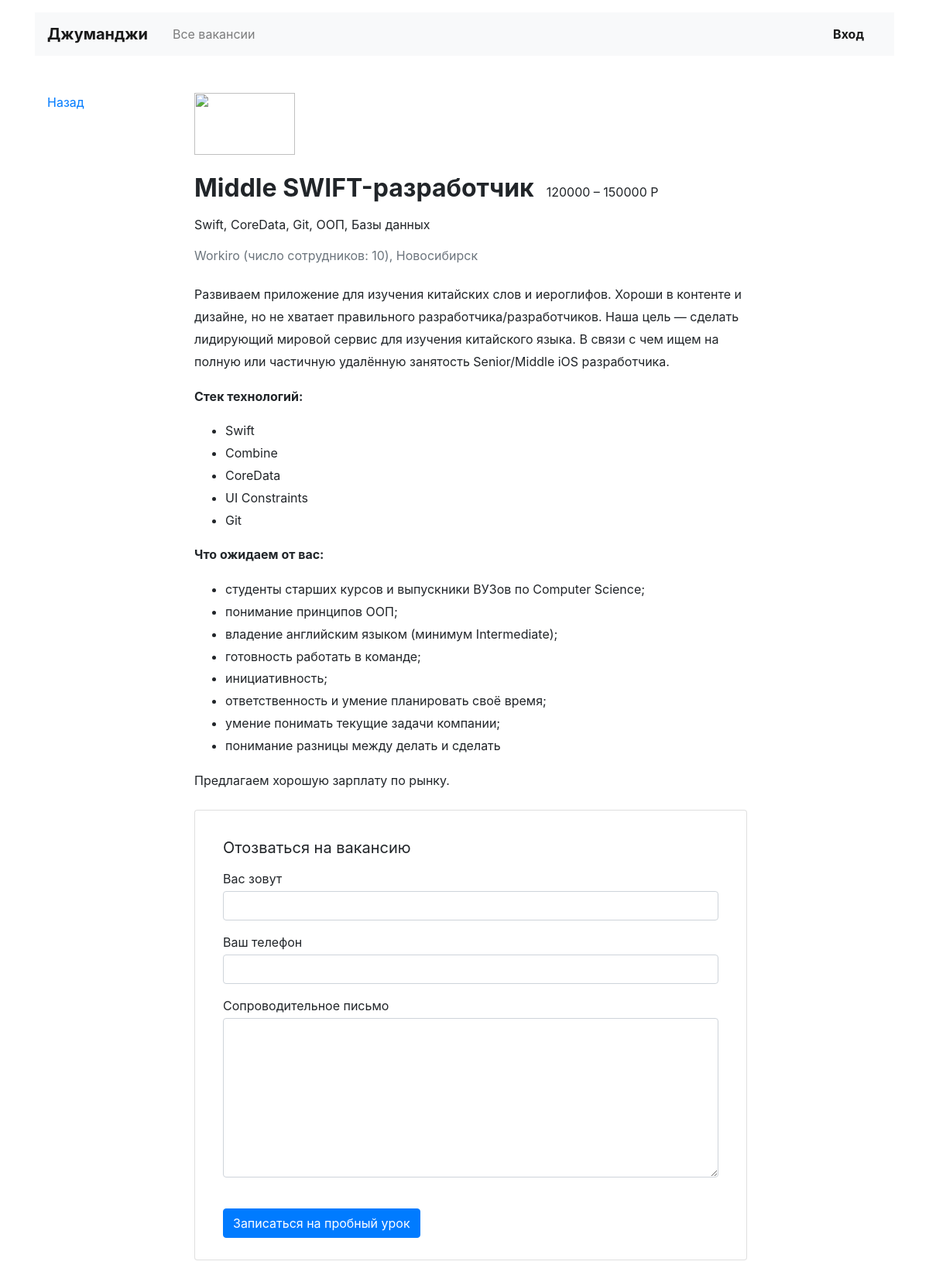
The page /vacancies/3 on the database its author committed.
### vacancies/models.py (models this page shows)
class Vacancy(models.Model):
    title = models.CharField(max_length=64)
    specialty = models.ForeignKey(Specialty, related_name='vacancies', on_delete=models.CASCADE, null=True)
    company = models.ForeignKey(Company, related_name='vacancies', on_delete=models.CASCADE, null=True)
    skills = models.CharField(max_length=64)
    description = models.TextField()
    salary_min = models.FloatField()
    salary_max = models.FloatField()
    published_at = models.DateField()

class Company(models.Model):
    name = models.CharField(max_length=64)
    location = models.CharField(max_length=64)
    logo = models.URLField(default='https://place-hold.it/100x60')
    description = models.TextField()
    employee_count = models.IntegerField()

### vacancies/views.py (the view)
# urls.py: path('vacancies/<int:vacancy_id>', views.vacancy_view, name='vacancy-view'),
def vacancy_view(request, vacancy_id: int):
    valid_vacancy_id = tuple(item.id for item in Vacancy.objects.all())
    if vacancy_id not in valid_vacancy_id:
        raise Http404
    id_company = Vacancy.objects.get(id=vacancy_id).company_id
    return render(request, 'vacancy.html',
                  context={'vacancy': Vacancy.objects.get(id=vacancy_id),
                           'company_info': Company.objects.get(id=id_company)})

### templates/vacancy.html (shortened to what this page needs)
{% include 'title.html' %}
      {% include 'head.html' %}
</head>
<body>
{% include 'header.html' %}
<main class="container mt-3 pb-5">
    <div class="row mt-5">
        <div class="col-12 col-lg-2">
            <div class="pl-3 mb-5">
                <p><a href="#">Назад</a></p>
            </div>
        </div>
        <div class="col-12 col-lg-8">
            <section class="pl-3">
                <a href="#"><img src="https://place-hold.it/130x80" width="130" height="80" alt=""></a>
                <div class="d-flex align-items-baseline align-content-baseline">
                    <h1 class="h2 mt-4 font-weight-bold">{{ vacancy.title }}</h1>
                    <p class="m-0 pl-3">{{ vacancy.salary_min|floatformat:0 }} – {{ vacancy.salary_max|floatformat:0 }}
                        Р</p>
                </div>
                <p class="mt-2">{{ vacancy.skills }}</p>
                <p class="text-muted mb-4">{{ company_info.name|title }} (число
                    сотрудников: {{ company_info.employee_count }}), {{ company_info.location }}</p>
                <div style="line-height: 1.8;">{{ vacancy.description|safe }}</div>
                <form action="/echo" class="card mt-4 mb-3" enctype="multipart/form-data">
                    <div class="card-body mx-3">
                        <p class="h5 mt-3 font-weight-normal">Отозваться на вакансию</p>
                        <div class="form-group">
                            <label class="mb-1 mt-2" for="userName">Вас зовут</label>
                            <input class="form-control" type="text" placeholder="" id="userName">
                        </div>
                        <div class="form-group">
                            <label class="mb-1" for="userPhone">Ваш телефон</label>
                            <input class="form-control" type="tel" placeholder="" id="userPhone">
                        </div>
                        <div class="form-group">
                            <label class="mb-1" for="userMsg">Сопроводительное письмо</label>
                            <textarea class="form-control" rows="8" id="userMsg"></textarea>
                        </div>
                        <input type="submit" class="btn btn-primary mt-4 mb-2" value="Записаться на пробный урок">
                    </div>
                </form>
            </section>
        </div>
    </div>
</main>
</body>
</html>

### rows shown on the page
Vacancy: title "Middle SWIFT-разработчик", salary_min "120000", salary_max "150000", skills "Swift, CoreData, Git, ООП, Базы данных", description "Развиваем приложение для изучения китайских слов и иероглифов. Хороши в контенте и дизайне, но не хватает правильного разработчика/разработчиков. Наша цель — сделать лидирующий мировой сервис для изучения китайского языка. В связи с чем ищем на полную или частичную удалённую занятость Senior/Middle iOS разработчика. Стек технологий: Swift Combine CoreData UI Constraints Git Что ожидаем от вас: студенты старших курсов и выпускники ВУЗов по Computer Science; понимание принципов ООП; владение английским языком (минимум Intermediate); готовность работать в команде; инициативность; ответственность и умение планировать своё время; умение понимать текущие задачи компании; понимание разницы между…"
Company: name "Workiro", employee_count "10", location "Новосибирск"
